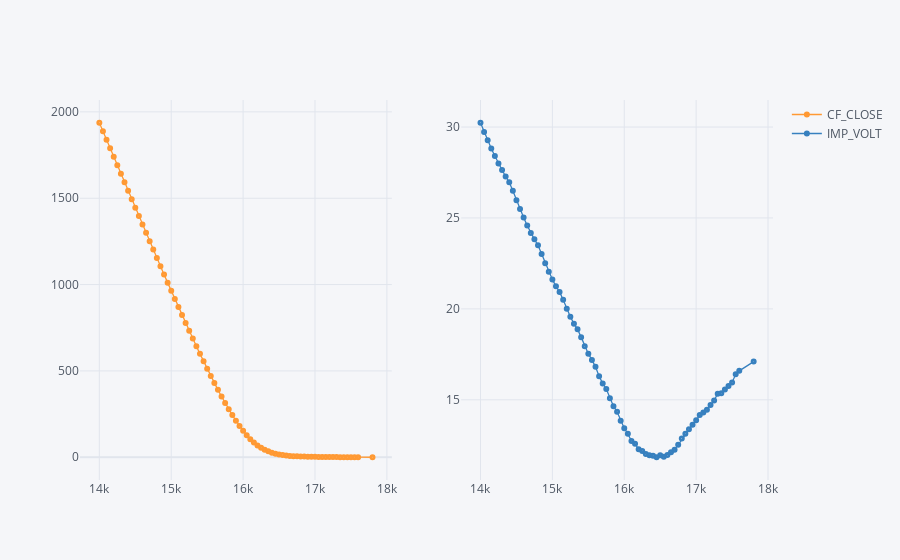

Notebook code cell kept with this figure:
### Code cell
calls.set_index('STRIKE_PRC')[['CF_CLOSE', 'IMP_VOLT']].iplot(subplots=True,
                                                             mode='lines+markers',
                                                            symbol='circle-dot', size=6)

### Figure 1 — Plotly figure (JSON) as saved in the notebook; plotly's stock layout.template omitted (floating-point values rounded to 4 significant figures)
{"data": [{"line": {"color": "rgba(255, 153, 51, 1.0)", "dash": "solid", "shape": "linear", "width": 1.3}, "marker": {"size": 6, "symbol": "circle-dot"}, "mode": "lines+markers", "name": "CF_CLOSE", "text": "", "type": "scatter", "x": [14000, 14050, 14100, 14150, 14200, 14250, 14300, 14350, 14400, 14450, 14500, 14550, 14600, 14650, 14700, 14750, 14800, 14850, 14900, 14950, 15000, 15050, 15100, 15150, 15200, 15250, 15300, 15350, 15400, 15450, 15500, 15550, 15600, 15650, 15700, 15750, 15800, 15850, 15900, 15950, 16000, 16050, 16100, 16150, 16200, 16250, 16300, 16350, 16400, 16450, 16500, 16550, 16600, 16650, 16700, 16750, 16800, 16850, 16900, 16950, 17000, 17050, 17100, 17150, 17200, 17250, 17300, 17350, 17400, 17450, 17500, 17550, 17600, 17800], "xaxis": "x", "y": [1937.0, 1888.0, 1838.0, 1789.0, 1740.0, 1691.0, 1642.0, 1592.0, 1544.0, 1494.0, 1446.0, 1397.0, 1348.0, 1300.0, 1251.0, 1203.0, 1155.0, 1107.0, 1059.0, 1011.0, 964, 916.9, 870.2, 823.9, 777.9, 732.4, 687.3, 642.8, 598.8, 555.5, 513, 471.2, 430.4, 390.6, 352, 314.7, 278.8, 244.5, 212, 181.5, 153, 127.3, 104.8, 85.3, 68.8, 55, 43.6, 34.4, 26.9, 20.9, 16.2, 12.6, 9.8, 7.8, 6.4, 5.4, 4.6, 4, 3.5, 3, 2.5, 2.1, 1.8, 1.5, 1.3, 1.1, 1, 0.8, 0.7, 0.6, 0.5, 0.5, 0.4, 0.2], "yaxis": "y"}, {"line": {"color": "rgba(55, 128, 191, 1.0)", "dash": "solid", "shape": "linear", "width": 1.3}, "marker": {"size": 6, "symbol": "circle-dot"}, "mode": "lines+markers", "name": "IMP_VOLT", "text": "", "type": "scatter", "x": [14000, 14050, 14100, 14150, 14200, 14250, 14300, 14350, 14400, 14450, 14500, 14550, 14600, 14650, 14700, 14750, 14800, 14850, 14900, 14950, 15000, 15050, 15100, 15150, 15200, 15250, 15300, 15350, 15400, 15450, 15500, 15550, 15600, 15650, 15700, 15750, 15800, 15850, 15900, 15950, 16000, 16050, 16100, 16150, 16200, 16250, 16300, 16350, 16400, 16450, 16500, 16550, 16600, 16650, 16700, 16750, 16800, 16850, 16900, 16950, 17000, 17050, 17100, 17150, 17200, 17250, 17300, 17350, 17400, 17450, 17500, 17550, 17600, 17800], "xaxis": "x2", "y": [30.23, 29.73, 29.27, 28.81, 28.41, 28.0, 27.64, 27.28, 26.96, 26.5, 25.97, 25.5, 25.03, 24.59, 24.18, 23.82, 23.5, 23.02, 22.51, 22.04, 21.62, 21.24, 20.94, 20.51, 20.01, 19.57, 19.19, 18.88, 18.45, 17.95, 17.54, 17.2, 16.81, 16.3, 15.9, 15.6, 15.09, 14.65, 14.35, 13.85, 13.44, 13.13, 12.74, 12.59, 12.28, 12.18, 12.02, 11.95, 11.92, 11.84, 11.95, 11.87, 11.97, 12.11, 12.25, 12.53, 12.87, 13.14, 13.38, 13.63, 13.88, 14.17, 14.31, 14.45, 14.71, 14.97, 15.34, 15.37, 15.57, 15.76, 15.96, 16.4, 16.59, 17.1], "yaxis": "y2"}], "layout": {"legend": {"bgcolor": "#F5F6F9", "font": {"color": "#4D5663"}}, "paper_bgcolor": "#F5F6F9", "plot_bgcolor": "#F5F6F9", "title": {"font": {"color": "#4D5663"}}, "xaxis": {"anchor": "y", "domain": [0, 0.45], "gridcolor": "#E1E5ED", "showgrid": true, "tickfont": {"color": "#4D5663"}, "title": {"font": {"color": "#4D5663"}, "text": ""}, "zerolinecolor": "#E1E5ED"}, "xaxis2": {"anchor": "y2", "domain": [0.55, 1], "gridcolor": "#E1E5ED", "showgrid": true, "tickfont": {"color": "#4D5663"}, "title": {"font": {"color": "#4D5663"}, "text": ""}, "zerolinecolor": "#E1E5ED"}, "yaxis": {"anchor": "x", "domain": [0, 1], "gridcolor": "#E1E5ED", "showgrid": true, "tickfont": {"color": "#4D5663"}, "title": {"font": {"color": "#4D5663"}, "text": ""}, "zerolinecolor": "#E1E5ED"}, "yaxis2": {"anchor": "x2", "domain": [0, 1], "gridcolor": "#E1E5ED", "showgrid": true, "tickfont": {"color": "#4D5663"}, "title": {"font": {"color": "#4D5663"}, "text": ""}, "zerolinecolor": "#E1E5ED"}}}
